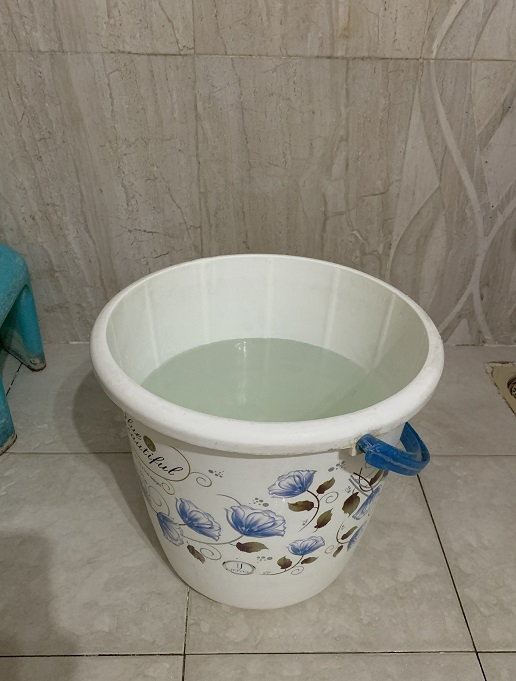
#> input picture waterlevel.jpg, 516 x 681 px, found by its file name
$ python DIP_grayscale_edge_mp.py
#> lines starting #> are read from the running program, lines starting #| are printed output that depends on the picture
import cv2
import numpy as np
from matplotlib import pyplot as plt

img = cv2.imread(r'C:\Users\ISHA\Downloads\waterlevel.jpg',0)
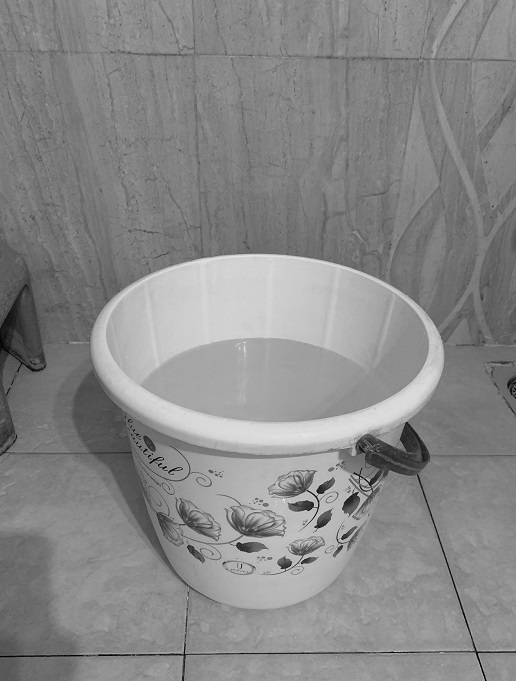
#> img: shape (681, 516); min 0, max 235, mean 136.1
edges = cv2.Canny(img,40,75)
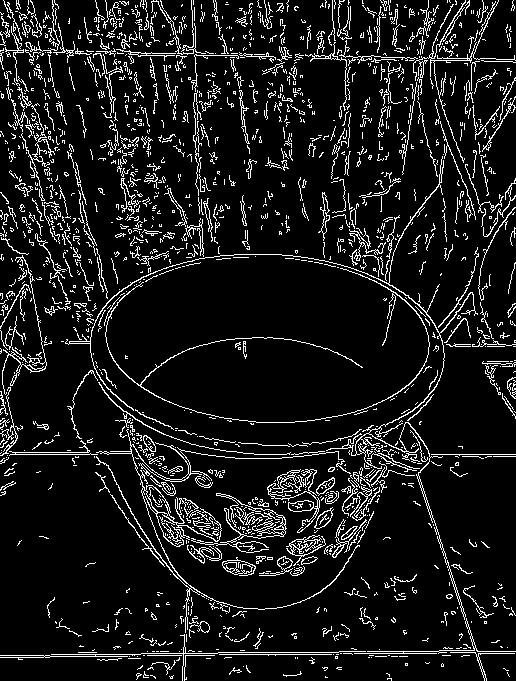
#> edges: shape (681, 516); 9.8% white in thin lines or dots

plt.subplot(121),plt.imshow(img,cmap = 'gray')
plt.title('Original Image'), plt.xticks([]), plt.yticks([])
plt.subplot(122),plt.imshow(edges,cmap = 'gray')
plt.title('Edge Image'), plt.xticks([]), plt.yticks([])

threshold = cv2.threshold(img, 45, 70, cv2.THRESH_BINARY)

plt.show()
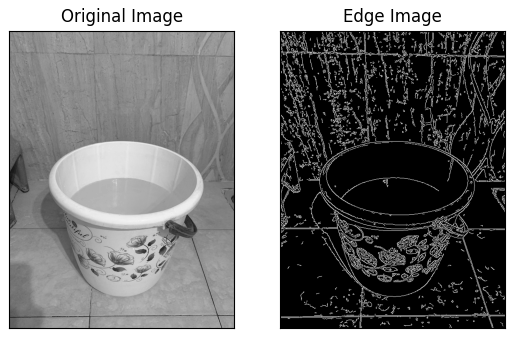
#> figure drawn by matplotlib, 2 panels

    # Select ROI
#> (the run stopped early here; a loop or call above may not have finished)
